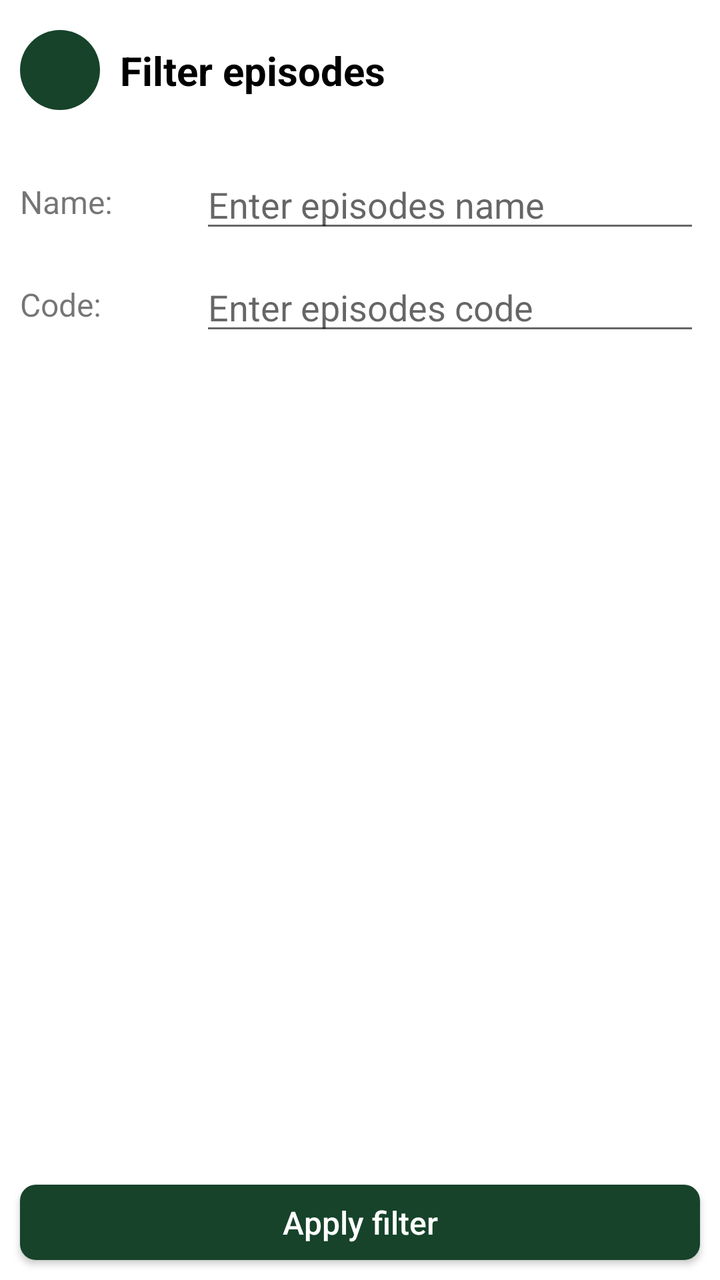
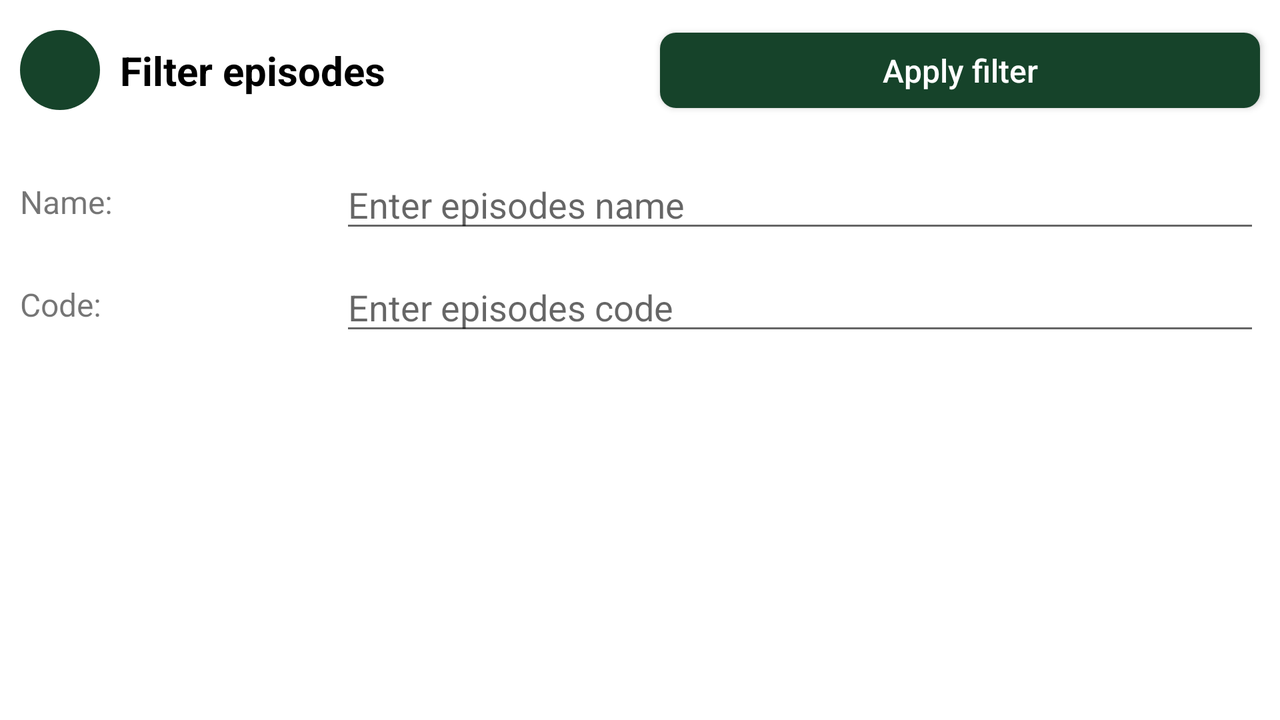

Two renders of one Android screen. The first uses the default layout on a phone; the second uses the alternative layout the repository ships for a different screen configuration, on a matching device. The two XML files are below.
<!-- AndroidManifest.xml: application theme Theme.AstonFinalProject -->
<!-- res/layout/fragment_episodes_filter.xml -->
<?xml version="1.0" encoding="utf-8"?>
<androidx.constraintlayout.widget.ConstraintLayout xmlns:android="http://schemas.android.com/apk/res/android"
    xmlns:app="http://schemas.android.com/apk/res-auto"
    android:layout_width="match_parent"
    android:layout_height="match_parent">

    <ImageButton
        android:id="@+id/episodes_filter_back"
        android:layout_width="@dimen/app_button_back_size"
        android:layout_height="@dimen/app_button_back_size"
        android:layout_marginStart="@dimen/app_margin_base"
        android:background="@drawable/colored_button_oval_ripple"
        android:contentDescription="@string/description_button_back"
        android:src="@drawable/ic_back"
        app:layout_constraintBottom_toTopOf="@id/episodes_filter_guideline_header"
        app:layout_constraintStart_toStartOf="parent"
        app:layout_constraintTop_toTopOf="parent" />

    <TextView
        android:id="@+id/episodes_filter_header"
        android:layout_width="0dp"
        android:layout_height="wrap_content"
        android:layout_marginHorizontal="@dimen/app_margin_base"
        android:ellipsize="end"
        android:maxLines="2"
        android:text="@string/header_filter_episodes"
        android:textColor="@color/black"
        android:textSize="@dimen/app_header_text_size"
        android:textStyle="bold"
        app:layout_constraintBottom_toTopOf="@id/episodes_filter_guideline_header"
        app:layout_constraintEnd_toEndOf="parent"
        app:layout_constraintStart_toEndOf="@id/episodes_filter_back"
        app:layout_constraintTop_toTopOf="parent" />

    <androidx.constraintlayout.widget.Guideline
        android:id="@+id/episodes_filter_guideline_header"
        android:layout_width="wrap_content"
        android:layout_height="wrap_content"
        android:orientation="horizontal"
        app:layout_constraintGuide_begin="@dimen/app_guideline_header_begin" />

    <androidx.constraintlayout.widget.Guideline
        android:id="@+id/episodes_filter_guideline_labels"
        android:layout_width="wrap_content"
        android:layout_height="wrap_content"
        android:orientation="vertical"
        app:layout_constraintGuide_percent="0.25" />

    <TextView
        android:id="@+id/episodes_filter_name_label"
        android:layout_width="wrap_content"
        android:layout_height="wrap_content"
        android:layout_marginStart="@dimen/app_margin_base"
        android:text="@string/label_name"
        android:textSize="@dimen/app_base_text_size"
        app:layout_constraintBottom_toBottomOf="@id/episodes_filter_edit_name"
        app:layout_constraintStart_toStartOf="parent"
        app:layout_constraintTop_toTopOf="@id/episodes_filter_edit_name" />

    <EditText
        android:id="@+id/episodes_filter_edit_name"
        android:layout_width="0dp"
        android:layout_height="wrap_content"
        android:layout_marginHorizontal="@dimen/app_margin_base"
        android:layout_marginTop="@dimen/app_margin_base"
        android:hint="@string/hint_enter_episodes_name"
        android:importantForAutofill="no"
        android:inputType="textCapSentences"
        android:textColor="@color/black"
        app:layout_constraintEnd_toEndOf="parent"
        app:layout_constraintStart_toEndOf="@id/episodes_filter_guideline_labels"
        app:layout_constraintTop_toBottomOf="@id/episodes_filter_guideline_header" />

    <TextView
        android:id="@+id/locations_filter_code_label"
        android:layout_width="wrap_content"
        android:layout_height="wrap_content"
        android:layout_marginStart="@dimen/app_margin_base"
        android:text="@string/label_code"
        android:textSize="@dimen/app_base_text_size"
        app:layout_constraintBottom_toBottomOf="@id/episodes_filter_edit_code"
        app:layout_constraintStart_toStartOf="parent"
        app:layout_constraintTop_toTopOf="@id/episodes_filter_edit_code" />

    <EditText
        android:id="@+id/episodes_filter_edit_code"
        android:layout_width="0dp"
        android:layout_height="wrap_content"
        android:layout_marginHorizontal="@dimen/app_margin_base"
        android:layout_marginTop="@dimen/app_margin_base"
        android:hint="@string/hint_enter_episodes_code"
        android:importantForAutofill="no"
        android:inputType="textCapSentences"
        android:textColor="@color/black"
        app:layout_constraintEnd_toEndOf="parent"
        app:layout_constraintStart_toEndOf="@id/episodes_filter_guideline_labels"
        app:layout_constraintTop_toBottomOf="@id/episodes_filter_edit_name" />

    <androidx.appcompat.widget.AppCompatButton
        android:id="@+id/episodes_filter_apply"
        android:layout_width="0dp"
        android:layout_height="wrap_content"
        android:layout_marginHorizontal="@dimen/app_margin_base"
        android:layout_marginBottom="@dimen/app_margin_base"
        android:background="@drawable/colored_button_ripple"
        android:minHeight="0dp"
        android:paddingVertical="@dimen/app_button_padding_vertical"
        android:text="@string/app_apply_filter_label"
        android:textAllCaps="false"
        android:textColor="@color/white"
        android:textSize="@dimen/app_base_text_size"
        app:layout_constraintBottom_toBottomOf="parent"
        app:layout_constraintEnd_toEndOf="parent"
        app:layout_constraintStart_toStartOf="parent" />

</androidx.constraintlayout.widget.ConstraintLayout>
<!-- resources referenced by this layout -->
<resources>
  <color name="black">#FF000000</color>
  <color name="white">#FFFFFFFF</color>
  <dimen name="app_base_text_size">16sp</dimen>
  <dimen name="app_button_back_size">40dp</dimen>
  <dimen name="app_button_padding_vertical">8dp</dimen>
  <dimen name="app_guideline_header_begin">70dp</dimen>
  <dimen name="app_header_text_size">20sp</dimen>
  <dimen name="app_margin_base">10dp</dimen>
  <!-- drawable colored_button_oval_ripple (drawable) -->
  <?xml version="1.0" encoding="utf-8"?>
  <ripple xmlns:android="http://schemas.android.com/apk/res/android"
      android:color="@color/white">
  
      <item>
          <shape android:shape="oval">
              <solid android:color="@color/app_green_dark" />
          </shape>
      </item>
  </ripple>
  <!-- drawable colored_button_ripple (drawable) -->
  <?xml version="1.0" encoding="utf-8"?>
  <ripple xmlns:android="http://schemas.android.com/apk/res/android"
      android:color="@color/white">
  
      <item>
          <shape android:shape="rectangle">
              <corners android:radius="@dimen/app_corners_radius" />
              <solid android:color="@color/app_green_dark" />
          </shape>
      </item>
  </ripple>
  <string name="app_apply_filter_label">Apply filter</string>
  <string name="description_button_back">Button back</string>
  <string name="header_filter_episodes">Filter episodes</string>
  <string name="hint_enter_episodes_code">Enter episodes code</string>
  <string name="hint_enter_episodes_name">Enter episodes name</string>
  <string name="label_code">Code:</string>
  <string name="label_name">Name:</string>
  <style name="Theme.AstonFinalProject" parent="Theme.MaterialComponents.DayNight.NoActionBar">
          
          <item name="colorPrimary">@color/app_green_light</item>
          <item name="colorPrimaryVariant">@color/app_green_dark</item>
          <item name="colorOnPrimary">@color/white</item>
          
          <item name="colorSecondary">@color/app_yellow_light</item>
          <item name="colorSecondaryVariant">@color/app_yellow_dark</item>
          <item name="colorOnSecondary">@color/black</item>
          
          <item name="android:statusBarColor">?attr/colorPrimaryVariant</item>
          
      </style>
  <color name="app_green_dark">#16432A</color>
  <dimen name="app_corners_radius">8dp</dimen>
  <color name="app_green_light">#2E8B57</color>
  <color name="app_yellow_light">#FFFF99</color>
  <color name="app_yellow_dark">#757527</color>
</resources>
<!-- res/layout-land/fragment_episodes_filter.xml (the repository's variant of the layout above) -->
<!-- drawn on the phone turned sideways -->
<?xml version="1.0" encoding="utf-8"?>
<androidx.constraintlayout.widget.ConstraintLayout xmlns:android="http://schemas.android.com/apk/res/android"
    xmlns:app="http://schemas.android.com/apk/res-auto"
    android:layout_width="match_parent"
    android:layout_height="match_parent">

    <ImageButton
        android:id="@+id/episodes_filter_back"
        android:layout_width="@dimen/app_button_back_size"
        android:layout_height="@dimen/app_button_back_size"
        android:layout_marginStart="@dimen/app_margin_base"
        android:background="@drawable/colored_button_oval_ripple"
        android:contentDescription="@string/description_button_back"
        android:src="@drawable/ic_back"
        app:layout_constraintBottom_toTopOf="@id/episodes_filter_guideline_header"
        app:layout_constraintStart_toStartOf="parent"
        app:layout_constraintTop_toTopOf="parent" />

    <TextView
        android:id="@+id/episodes_filter_header"
        android:layout_width="0dp"
        android:layout_height="wrap_content"
        android:layout_marginHorizontal="@dimen/app_margin_base"
        android:ellipsize="end"
        android:maxLines="2"
        android:text="@string/header_filter_episodes"
        android:textColor="@color/black"
        android:textSize="@dimen/app_header_text_size"
        android:textStyle="bold"
        app:layout_constraintBottom_toTopOf="@id/episodes_filter_guideline_header"
        app:layout_constraintEnd_toEndOf="@id/episodes_filter_guideline_center"
        app:layout_constraintStart_toEndOf="@id/episodes_filter_back"
        app:layout_constraintTop_toTopOf="parent" />

    <androidx.constraintlayout.widget.Guideline
        android:id="@+id/episodes_filter_guideline_header"
        android:layout_width="wrap_content"
        android:layout_height="wrap_content"
        android:orientation="horizontal"
        app:layout_constraintGuide_begin="@dimen/app_guideline_header_begin" />

    <androidx.constraintlayout.widget.Guideline
        android:id="@+id/episodes_filter_guideline_labels"
        android:layout_width="wrap_content"
        android:layout_height="wrap_content"
        android:orientation="vertical"
        app:layout_constraintGuide_percent="0.25" />

    <androidx.constraintlayout.widget.Guideline
        android:id="@+id/episodes_filter_guideline_center"
        android:layout_width="wrap_content"
        android:layout_height="wrap_content"
        android:orientation="vertical"
        app:layout_constraintGuide_percent="0.5" />

    <TextView
        android:id="@+id/episodes_filter_name_label"
        android:layout_width="wrap_content"
        android:layout_height="wrap_content"
        android:layout_marginStart="@dimen/app_margin_base"
        android:text="@string/label_name"
        android:textSize="@dimen/app_base_text_size"
        app:layout_constraintBottom_toBottomOf="@id/episodes_filter_edit_name"
        app:layout_constraintStart_toStartOf="parent"
        app:layout_constraintTop_toTopOf="@id/episodes_filter_edit_name" />

    <EditText
        android:id="@+id/episodes_filter_edit_name"
        android:layout_width="0dp"
        android:layout_height="wrap_content"
        android:layout_marginHorizontal="@dimen/app_margin_base"
        android:layout_marginTop="@dimen/app_margin_base"
        android:hint="@string/hint_enter_episodes_name"
        android:importantForAutofill="no"
        android:inputType="textCapSentences"
        android:textColor="@color/black"
        app:layout_constraintEnd_toEndOf="parent"
        app:layout_constraintStart_toEndOf="@id/episodes_filter_guideline_labels"
        app:layout_constraintTop_toBottomOf="@id/episodes_filter_guideline_header" />

    <TextView
        android:id="@+id/locations_filter_code_label"
        android:layout_width="wrap_content"
        android:layout_height="wrap_content"
        android:layout_marginStart="@dimen/app_margin_base"
        android:text="@string/label_code"
        android:textSize="@dimen/app_base_text_size"
        app:layout_constraintBottom_toBottomOf="@id/episodes_filter_edit_code"
        app:layout_constraintStart_toStartOf="parent"
        app:layout_constraintTop_toTopOf="@id/episodes_filter_edit_code" />

    <EditText
        android:id="@+id/episodes_filter_edit_code"
        android:layout_width="0dp"
        android:layout_height="wrap_content"
        android:layout_marginHorizontal="@dimen/app_margin_base"
        android:layout_marginTop="@dimen/app_margin_base"
        android:hint="@string/hint_enter_episodes_code"
        android:importantForAutofill="no"
        android:inputType="textCapSentences"
        android:textColor="@color/black"
        app:layout_constraintEnd_toEndOf="parent"
        app:layout_constraintStart_toEndOf="@id/episodes_filter_guideline_labels"
        app:layout_constraintTop_toBottomOf="@id/episodes_filter_edit_name" />

    <androidx.appcompat.widget.AppCompatButton
        android:id="@+id/episodes_filter_apply"
        android:layout_width="0dp"
        android:layout_height="wrap_content"
        android:layout_marginHorizontal="@dimen/app_margin_base"
        android:background="@drawable/colored_button_ripple"
        android:minHeight="0dp"
        android:paddingVertical="@dimen/app_button_padding_vertical"
        android:text="@string/app_apply_filter_label"
        android:textAllCaps="false"
        android:textColor="@color/white"
        android:textSize="@dimen/app_base_text_size"
        app:layout_constraintBottom_toTopOf="@id/episodes_filter_guideline_header"
        app:layout_constraintEnd_toEndOf="parent"
        app:layout_constraintStart_toEndOf="@id/episodes_filter_guideline_center"
        app:layout_constraintTop_toTopOf="parent"/>

</androidx.constraintlayout.widget.ConstraintLayout>
